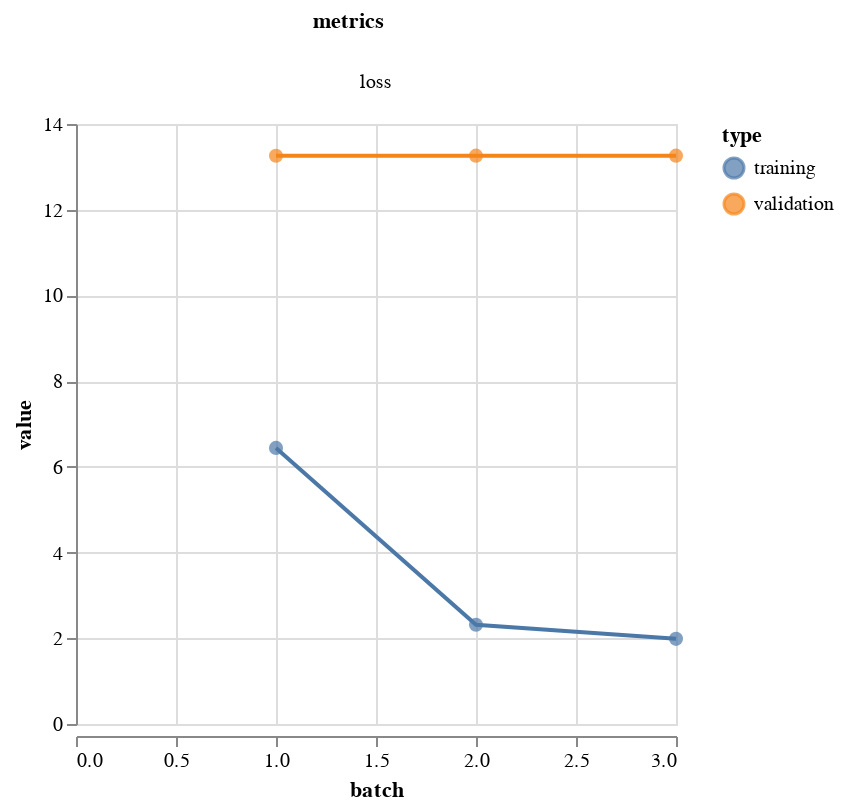

The notebook cell saved with this chart:
### Code cell
metrics(output.history)

### Figure 1 — Vega-Lite specification as saved in the notebook (floating-point values rounded to 4 significant figures)
{"config": {"view": {"continuousWidth": 400, "continuousHeight": 300}}, "data": {"name": "data-638a082a2704b31123f4343efe2c7b42"}, "facet": {"column": {"type": "nominal", "field": "metrics"}}, "spec": {"layer": [{"mark": {"type": "circle", "size": 50}, "encoding": {"color": {"type": "nominal", "field": "type"}, "tooltip": [{"type": "quantitative", "field": "batch"}, {"type": "quantitative", "field": "value"}], "x": {"type": "quantitative", "field": "batch"}, "y": {"type": "quantitative", "field": "value"}}, "height": 300, "width": 300}, {"mark": "line", "encoding": {"color": {"type": "nominal", "field": "type"}, "x": {"type": "quantitative", "field": "batch"}, "y": {"type": "quantitative", "field": "value"}}, "height": 300, "width": 300}]}, "resolve": {"scale": {"y": "independent"}}, "$schema": "https://vega.github.io/schema/vega-lite/v4.8.1.json", "datasets": {"data-638a082a2704b31123f4343efe2c7b42": [{"batch": 1, "value": 6.443, "type": "training", "metrics": "loss"}, {"batch": 2, "value": 2.316, "type": "training", "metrics": "loss"}, {"batch": 3, "value": 1.986, "type": "training", "metrics": "loss"}, {"batch": 1, "value": 13.26, "type": "validation", "metrics": "loss"}, {"batch": 2, "value": 13.26, "type": "validation", "metrics": "loss"}, {"batch": 3, "value": 13.26, "type": "validation", "metrics": "loss"}]}}
